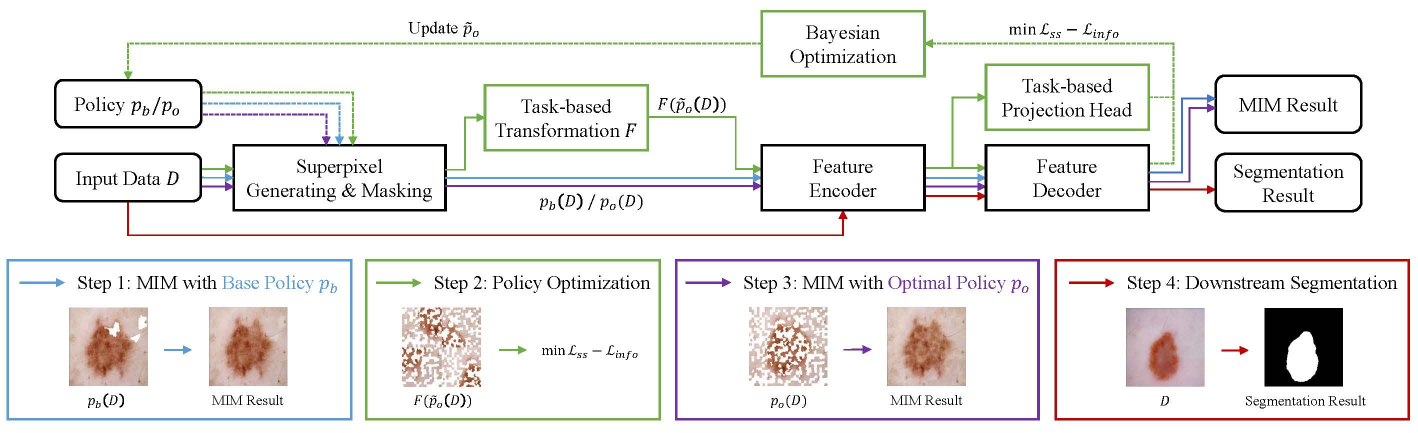
#> input picture assets/pipeline.jpg, 2835 x 866 px (shown at 1/2 size)
$ python -i data_utils.py   (imports and definitions only)
#> lines starting #> are read from the running program, lines starting #| are printed output that depends on the picture; after the words box and inside, x2 and y2 are one past the last pixel; in counts of white or black regions, pixels touching at a corner belong together
import os
import random
import cv2
import imageio
import torch
import numpy as np

from typing import Any, Callable, Iterable, List, Set, Tuple, TypeVar, Union

from skimage.io import imsave
from PIL import Image, ImageOps
from pathlib import Path
from multiprocessing.pool import Pool
from torch import einsum
from torch import Tensor
from tqdm import tqdm
from functools import partial


# [4 lines left out: function analyze_name, not called in this run]


def tensor2image(tensor, name):
    tensor_cpu = tensor.byte().permute(1, 2, 0).cpu()
    imageio.imwrite(name, tensor_cpu.numpy())


# [91 lines left out: functions crop, crop2, random_crop, random_crop_m, not called in this run]


# functions redefinitions
tqdm_ = partial(
    tqdm,
    ncols=175,
    leave=False,
    bar_format="{l_bar}{bar}| {n_fmt}/{total_fmt} [" "{rate_fmt}{postfix}]",
)

A = TypeVar("A")
B = TypeVar("B")
T = TypeVar("T", Tensor, np.ndarray)


def map_(fn: Callable[[A], B], iter: Iterable[A]) -> List[B]:
    return list(map(fn, iter))


def mmap_(fn: Callable[[A], B], iter: Iterable[A]) -> List[B]:
    return Pool().map(fn, iter)


def uc_(fn: Callable) -> Callable:
    return partial(uncurry, fn)


def uncurry(fn: Callable, args: List[Any]) -> Any:
    return fn(*args)


def id_(x):
    return x


# fns
def soft_size(a: Tensor) -> Tensor:
    return torch.einsum("bcwh->bc", a)[..., None]


def batch_soft_size(a: Tensor) -> Tensor:
    return torch.einsum("bcwh->c", a)[..., None]


# [113 lines left out: functions soft_centroid, save_images, augment, augment_arr, get_center, stat and 1 more, not called in this run]


def remove_hair(img):
    grayScale = cv2.cvtColor(img, cv2.COLOR_RGB2GRAY)
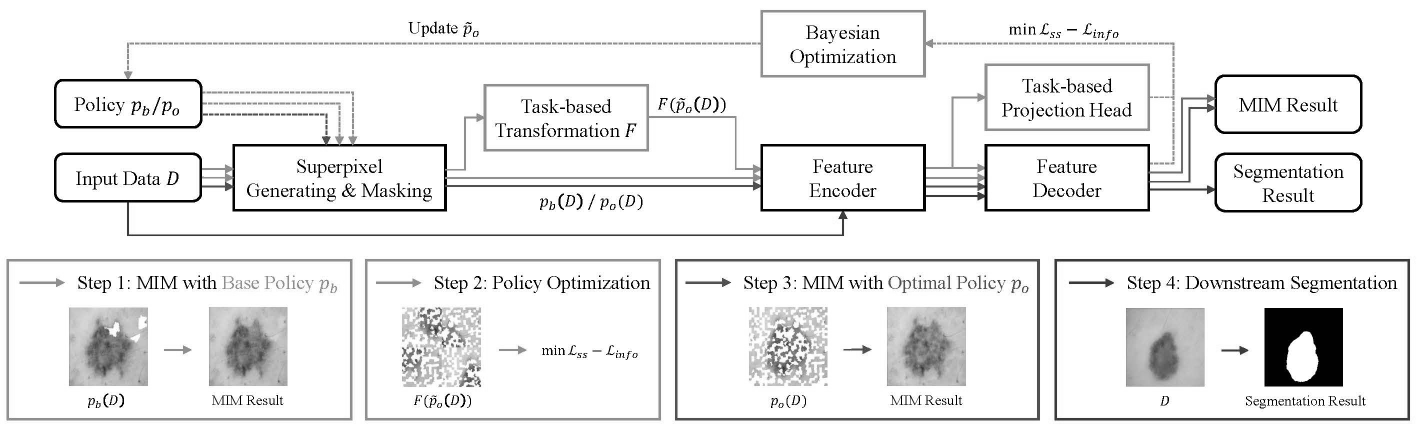
#> grayScale: shape (866, 2835) (shown at 1/2 size); min 0, max 255, mean 235.3

    kernel = cv2.getStructuringElement(1, (17, 17))
    blackhat = cv2.morphologyEx(grayScale, cv2.MORPH_BLACKHAT, kernel=kernel)
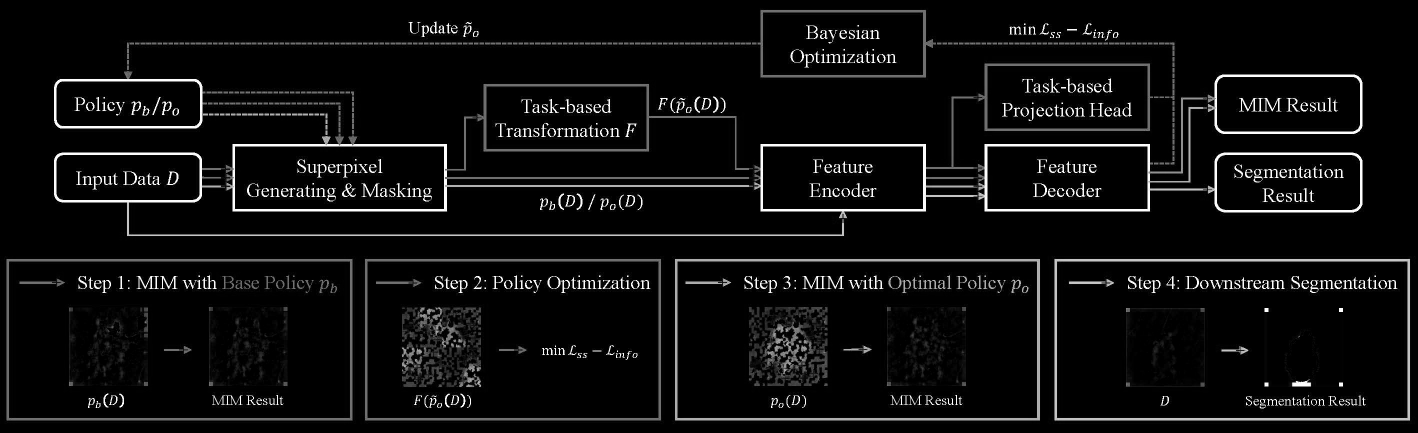
#> blackhat: shape (866, 2835) (shown at 1/2 size); min 0, max 255, mean 14.1

    ret, thresh = cv2.threshold(blackhat, 10, 255, cv2.THRESH_BINARY)
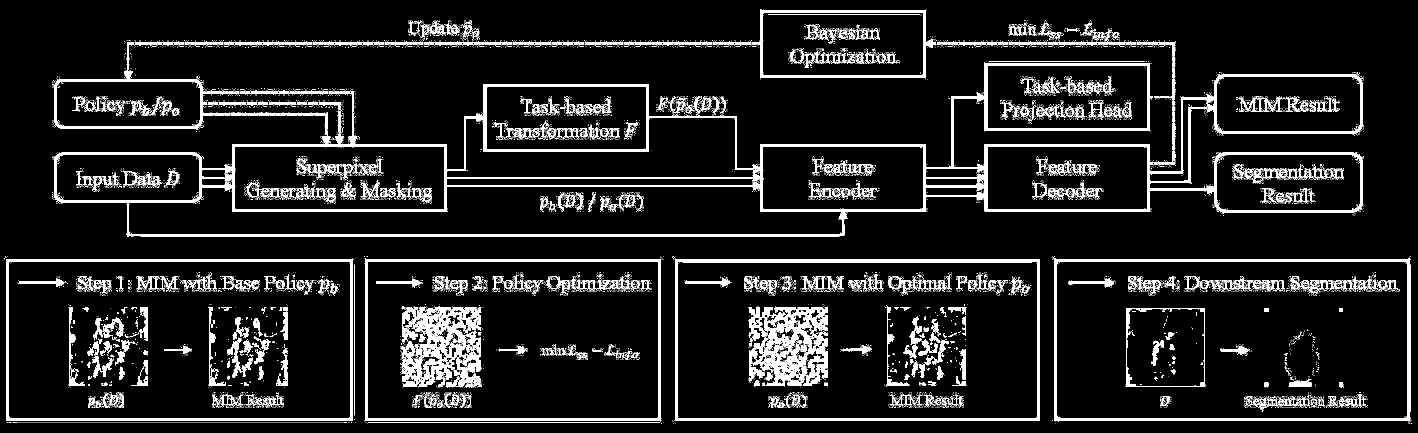
#> thresh: shape (866, 2835) (shown at 1/2 size); 10.5% white; 10599 white regions (10148 under 20 px), largest, box (x1, y1, x2, y2) and area: (106, 125, 2728, 473) 61040, (802, 612, 964, 776) 15569, (1496, 613, 1656, 773) 14915
    dst = cv2.inpaint(img, thresh, 1, cv2.INPAINT_TELEA)
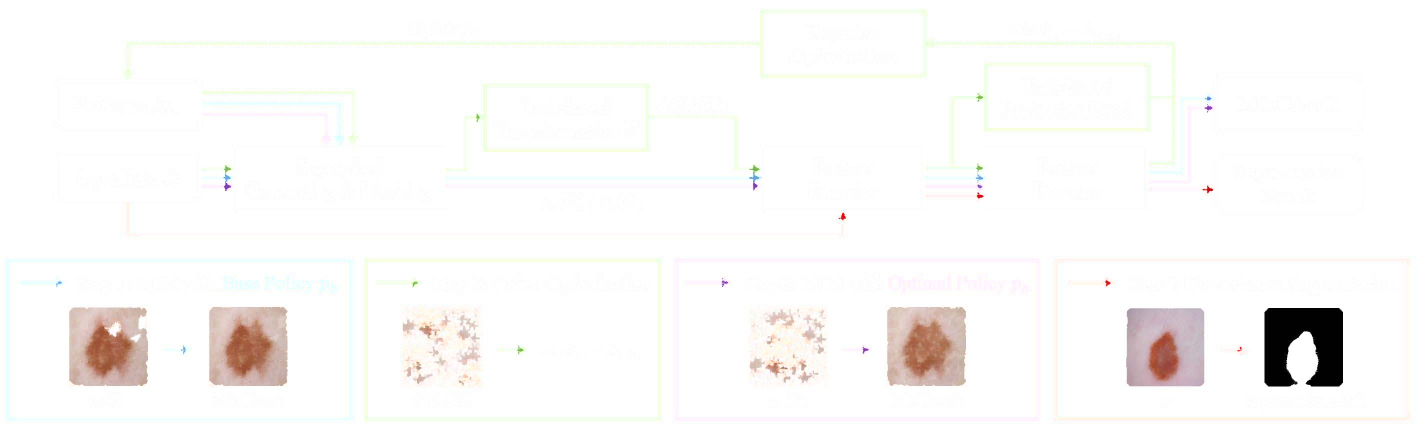
#> dst: shape (866, 2835, 3) (shown at 1/2 size); mean R, G, B 249.6, 248.4, 247.2

    return dst.astype(np.uint8)

>>> import cv2
>>> picture = cv2.cvtColor(cv2.imread('../assets/pipeline.jpg'), cv2.COLOR_BGR2RGB)
>>> result = remove_hair(picture)
